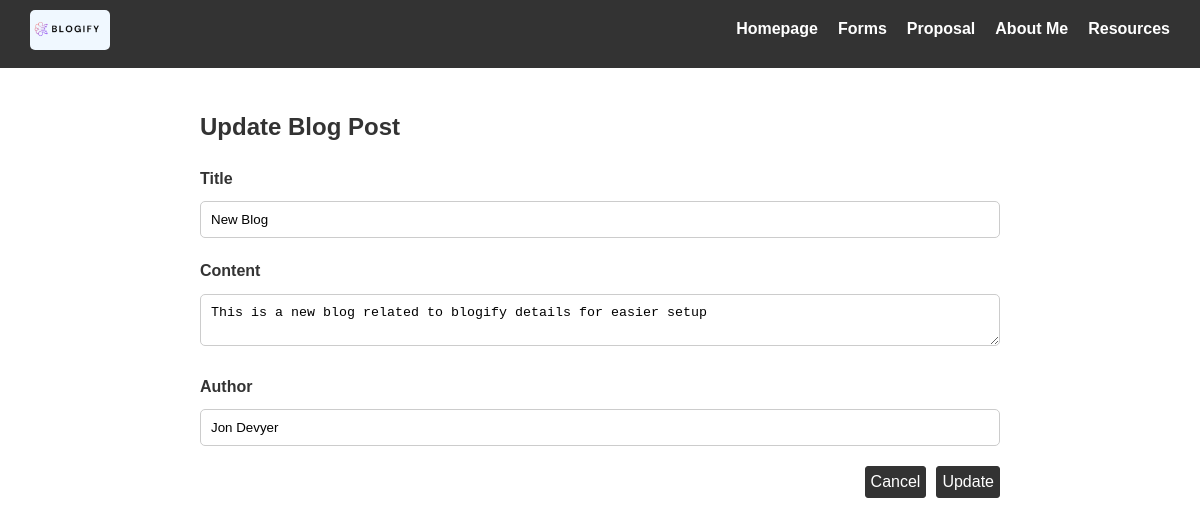
The page /update.php?id=3 on the database its author committed.
### tables this page shows
CREATE TABLE `blogs` (
  `id` int NOT NULL,
  `title` varchar(255) NOT NULL,
  `content` text NOT NULL,
  `created_at` timestamp NOT NULL DEFAULT CURRENT_TIMESTAMP,
  `author` varchar(255) NOT NULL
);

### update.php (the view, shortened to what this page needs)
<?php
include('config.php');
$title = $content = $author = '';
$error_array = [];
if(isset($_GET["id"]) && !empty(trim($_GET["id"]))){
    $blog_id = trim($_GET["id"]);
    $sql = "SELECT * FROM blogs WHERE id = '$blog_id'";
    $result = mysqli_query($conn, $sql);
    if($result->num_rows == 1){
        $row = $result->fetch_assoc();
        $title = $row["title"];
        $content = $row["content"];
        $author = $row["author"];
    } else{
        $error_array[] = "Record can not be found by given ID = '$blog_id'";
        session_start();
        $_SESSION['errors'] = $error_array;
        header("location: error.php");
        exit();
    }
}
?>
<!DOCTYPE html>
<html lang="en">
<head>
  <link rel="stylesheet" href="css/nav.css">
  <link rel="stylesheet" href="css/styles.css">
  <link rel="stylesheet" href="css/form_style.css">
</head>
<body>
  <?php include('nav.php') ?>
  <div class="container">
    <h2>Update Blog Post</h2>
    <form class="create-form" action="<?php echo htmlspecialchars($_SERVER["PHP_SELF"]); ?>" method="post">
      <div>
        <label>Title</label>
        <input type="text" name="title" value="<?php echo $title; ?>">
      </div>
      <div>
        <label>Content</label>
        <textarea name="content"><?php echo $content; ?></textarea>
      </div>
      <div>
        <label>Author</label>
        <input type="text" name="author" value="<?php echo $author; ?>">
      </div>
      <div class="form-actions content-right">
        <a type="button" class="btn" href="index.php">Cancel</a>
        <input type="submit" value="Update">
      </div>
    </form>
  </div>
</body>
</html>

### nav.css (style rules this page uses)
body { margin: 0; font-family: Arial, sans-serif; }

### styles.css (style rules this page uses)
body { font-family: Arial, sans-serif; line-height: 1.6; color: #333; margin: 0; padding: 0; }
.container { max-width: 800px; margin: 20px auto; padding: 0 20px; }
h2 { margin-top: 40px; }
.content-right { display: flex; justify-content: end; }
.btn, .form-actions input[type="submit"] { text-decoration: none; border: 1px solid #333; background-color: #333; color: white; padding: 2px 5px; border-radius: 3px; font-size: 16px; }

### form_style.css (style rules this page uses)
label { display: block; margin-bottom: 10px; font-weight: bold; }
input[type="text"], input[type="email"], input[type="password"], input[type="date"], input[type="tel"], input[type="number"], select { width: 100%; padding: 10px; margin-bottom: 20px; border: 1px solid #ccc; border-radius: 5px; box-sizing: border-box; }
textarea { width: 100%; padding: 10px; margin-bottom: 20px; border: 1px solid #ccc; border-radius: 5px; box-sizing: border-box; resize: vertical; }
input[type="submit"] { width: 100%; padding: 10px; background-color: #4CAF50; color: #fff; border: none; border-radius: 5px; cursor: pointer; }
.form-actions input[type="submit"] { width: auto; margin-left: 10px; }

### rows shown on the page
blogs: title "New Blog", content "This is a new blog related to blogify details for easier setup", author "Jon Devyer"
